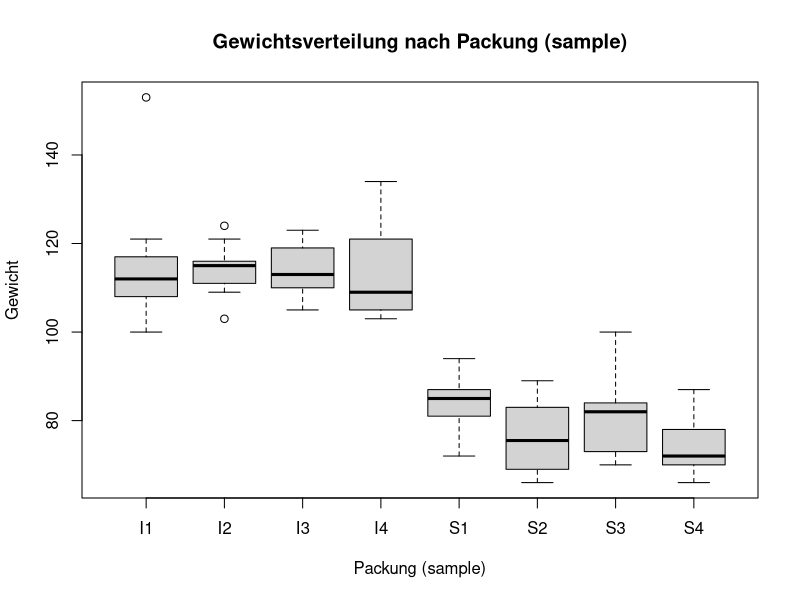

Recreate this plot in R.
## ---- chunk 1
library(dplyr)
library(lme4)
library(lmerTest) # Für p-Werte der festen Effekte
## ---- chunk 2
#| echo: true
#| code-fold: true
#| code-summary: "Datensatz anzeigen"
clem <- structure(list(id = c(1, 2, 3, 4, 5, 6, 7, 8, 9, 10, 11, 12,
13, 14, 15, 16, 17, 18, 19, 20, 21, 22, 23, 24, 25, 26, 27, 28,
29, 30, 31, 32, 33, 34, 35, 36, 37, 38, 39, 40, 41, 42, 43, 44,
45, 46, 47, 48, 49, 50, 51, 52, 53, 54, 55, 56, 57, 58, 59, 60,
61, 62, 63, 64, 65, 2, 67, 68, 69, 70, 71, 72, 73, 74), no = c(1,
2, 3, 4, 5, 6, 7, 8, 9, 1, 2, 3, 4, 5, 6, 7, 8, 9, 10, 1, 2,
3, 4, 5, 6, 7, 8, 9, 1, 2, 3, 4, 5, 6, 7, 8, 9, 1, 2, 3, 4, 5,
6, 7, 8, 9, 1, 2, 3, 4, 5, 6, 7, 8, 9, 1, 2, 3, 4, 5, 6, 7, 8,
9, 10, 1, 2, 3, 4, 5, 6, 7, 8, 9), brand = c("organic", "organic",
"organic", "organic", "organic", "organic", "organic", "organic",
"organic", "organic", "organic", "organic", "organic", "organic",
"organic", "organic", "organic", "organic", "organic", "organic",
"organic", "organic", "organic", "organic", "organic", "organic",
"organic", "organic", "standard", "standard", "standard", "standard",
"standard", "standard", "standard", "standard", "standard", "standard",
"standard", "standard", "standard", "standard", "standard", "standard",
"standard", "standard", "standard", "standard", "standard", "standard",
"standard", "standard", "standard", "standard", "standard", "organic",
"organic", "organic", "organic", "organic", "organic", "organic",
"organic", "organic", "organic", "standard", "standard", "standard",
"standard", "standard", "standard", "standard", "standard", "standard"
), sample = c("S1", "S1", "S1", "S1", "S1", "S1", "S1", "S1",
"S1", "S2", "S2", "S2", "S2", "S2", "S2", "S2", "S2", "S2", "S2",
"S3", "S3", "S3", "S3", "S3", "S3", "S3", "S3", "S3", "I1", "I1",
"I1", "I1", "I1", "I1", "I1", "I1", "I1", "I2", "I2", "I2", "I2",
"I2", "I2", "I2", "I2", "I2", "I3", "I3", "I3", "I3", "I3", "I3",
"I3", "I3", "I3", "S4", "S4", "S4", "S4", "S4", "S4", "S4", "S4",
"S4", "S4", "I4", "I4", "I4", "I4", "I4", "I4", "I4", "I4", "I4"
), weight = c(85, 90, 75, 86, 87, 72, 81, 94, 83, 89, 69, 71,
67, 83, 66, 76, 88, 75, 77, 82, 84, 82, 81, 100, 70, 73, 95,
73, 114, 110, 153, 121, 108, 100, 107, 112, 117, 103, 115, 109,
124, 111, 116, 121, 114, 116, 105, 119, 110, 106, 123, 119, 113,
114, 112, 71, 73, 70, 66, 81, 71, 75, 87, 69, 78, 105, 134, 126,
119, 103, 105, 109, 121, 106), width = c(57, 57, 53, 57, 54,
54, 58, 60, 59, 52, 52, 54, 54, 53, 54, 56, 57, 56, 56, 58, 58,
58, 57, 85, 53, 52, 58, 54, 57, 56, 73, 58, 63, 53, 60, 60, 59,
54, 54, 55, 60, 54, 63, 57, 61, 57, 58, 65, 54, 56, 59, 57, 52,
61, 58, 54, 55, 55, 54, 59, 54, 56, 60, 54, 55, 61, 66, 62, 62,
62, 61, 62, 64, 62), height = c("45", "48", "46", "47", "46",
"45", "47", "47", "46", "46", "46", "47", "44", "48", "42", "48",
"51", "47", "45", "49", "46", "47", "48", "70", "40", "47", "51",
"43", "NA", "NA", "NA", "NA", "NA", "NA", "NA", "NA", "NA", "NA",
"NA", "NA", "NA", "NA", "NA", "NA", "NA", "NA", "NA", "NA", "NA",
"NA", "NA", "NA", "NA", "NA", "NA", "46", "45", "45", "44", "43",
"42", "45", "49", "45", "42", "53", "64", "52", "62", "54", "63",
"54", "59", "56")), class = c("tbl_df", "tbl", "data.frame"), row.names = c(NA,
-74L))
## ---- chunk 3
boxplot(weight ~ sample, data = clem,
        main = "Gewichtsverteilung nach Packung (sample)",
        xlab = "Packung (sample)", ylab = "Gewicht")
## ---- chunk 4
library(lme4)
library(lmerTest) # Für p-Werte der festen Effekte

# Gewicht ~ fester Effekt (Marke) + zufälliger Achsenabschnitt (pro Charge)
lmm <- lmer(weight ~ brand + (1 | sample), data = clem)
## ---- chunk 5
# Feste Effekte (Mittelwertsunterschiede)
fixef(lmm) 

# Zufällige Effekte (Abweichung der Achsenabschnitte pro Charge)
ranef(lmm)
## ---- chunk 6
# Berechnung der Varianzen
Var_Charge <- as.data.frame(VarCorr(lmm))[1, "vcov"]
Var_Residuum <- as.data.frame(VarCorr(lmm))[2, "vcov"]

# ICC-Formel
ICC <- Var_Charge / (Var_Charge + Var_Residuum)

print(ICC)
## ---- chunk 7
library("lmerTest")
anova(lmm)
